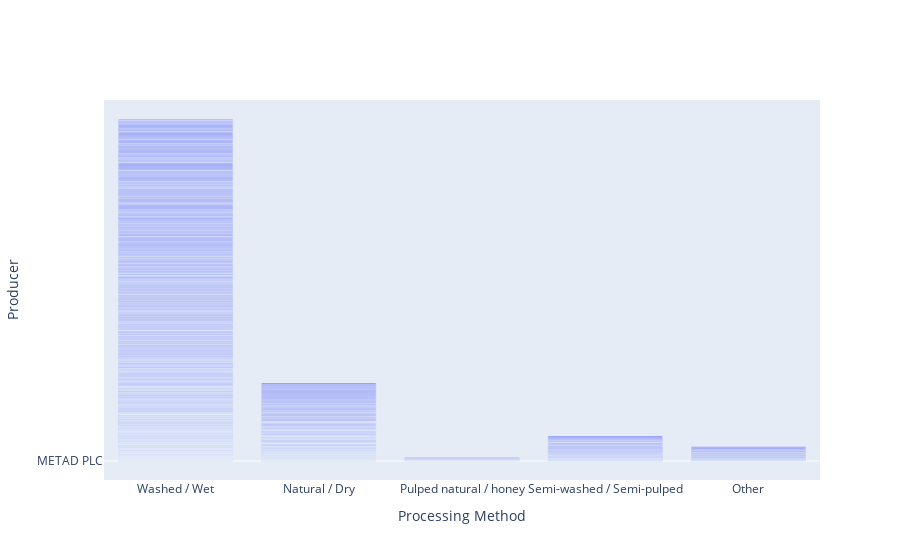
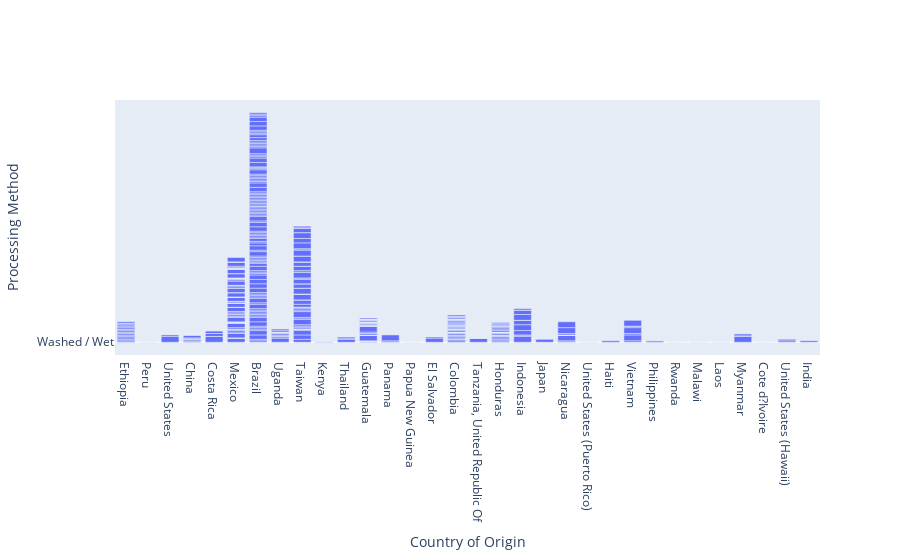
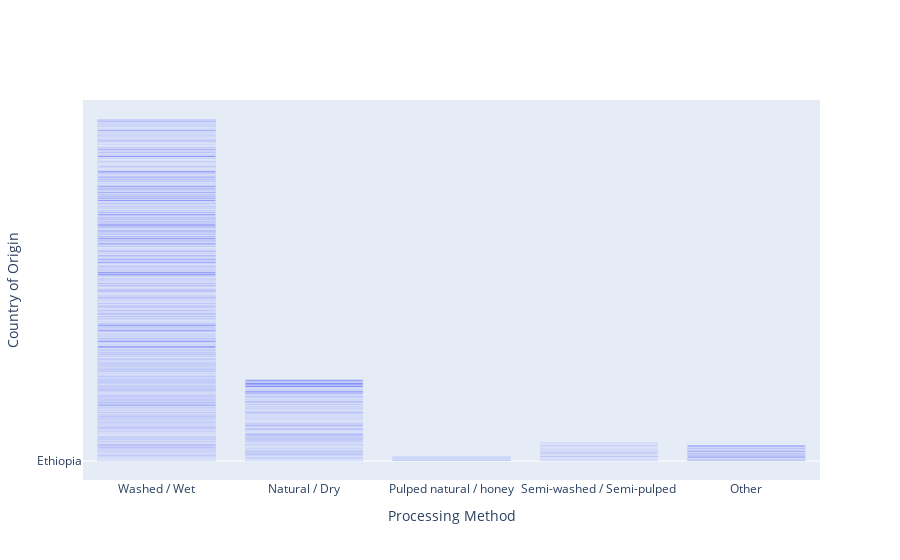

The cell these charts' notebook holds for them, in order:
### Code cell
plotter(clean_data, "Processing Method", "Producer")
plotter(clean_data, "Country of Origin", "Processing Method")
plotter(clean_data, "Processing Method", "Country of Origin")

### Figure 1 — Plotly figure (JSON) as saved in the notebook; plotly's stock layout.template omitted (floating-point values rounded to 4 significant figures; data arrays with more than 128 entries replaced by an {"elided": "..."} marker saying what was removed)
{"data": [{"type": "bar", "x": {"elided": "987 str values"}, "y": {"elided": "987 str values"}}], "layout": {"xaxis": {"title": {"text": "Processing Method"}}, "yaxis": {"title": {"text": "Producer"}}}}

### Figure 2 — Plotly figure (JSON) as saved in the notebook; plotly's stock layout.template omitted (floating-point values rounded to 4 significant figures; data arrays with more than 128 entries replaced by an {"elided": "..."} marker saying what was removed)
{"data": [{"type": "bar", "x": {"elided": "987 str values"}, "y": {"elided": "987 str values"}}], "layout": {"xaxis": {"title": {"text": "Country of Origin"}}, "yaxis": {"title": {"text": "Processing Method"}}}}

### Figure 3 — Plotly figure (JSON) as saved in the notebook; plotly's stock layout.template omitted (floating-point values rounded to 4 significant figures; data arrays with more than 128 entries replaced by an {"elided": "..."} marker saying what was removed)
{"data": [{"type": "bar", "x": {"elided": "987 str values"}, "y": {"elided": "987 str values"}}], "layout": {"xaxis": {"title": {"text": "Processing Method"}}, "yaxis": {"title": {"text": "Country of Origin"}}}}
